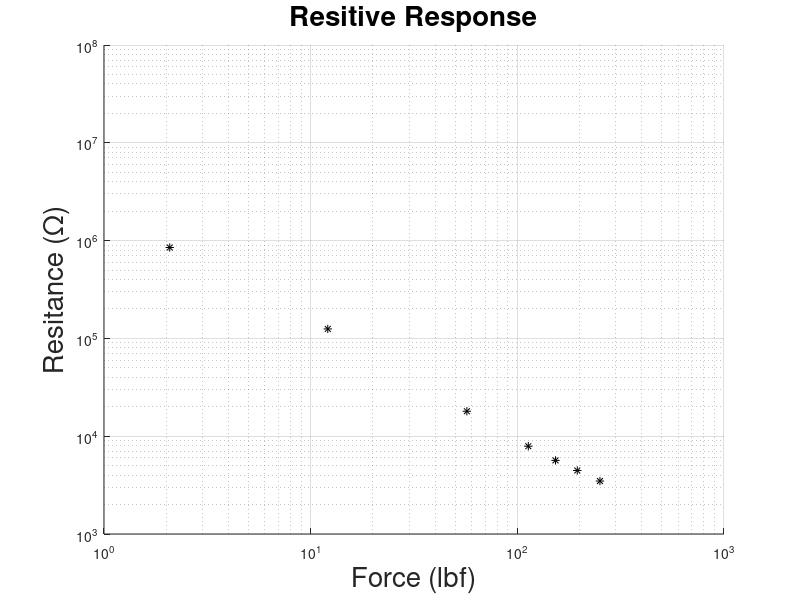
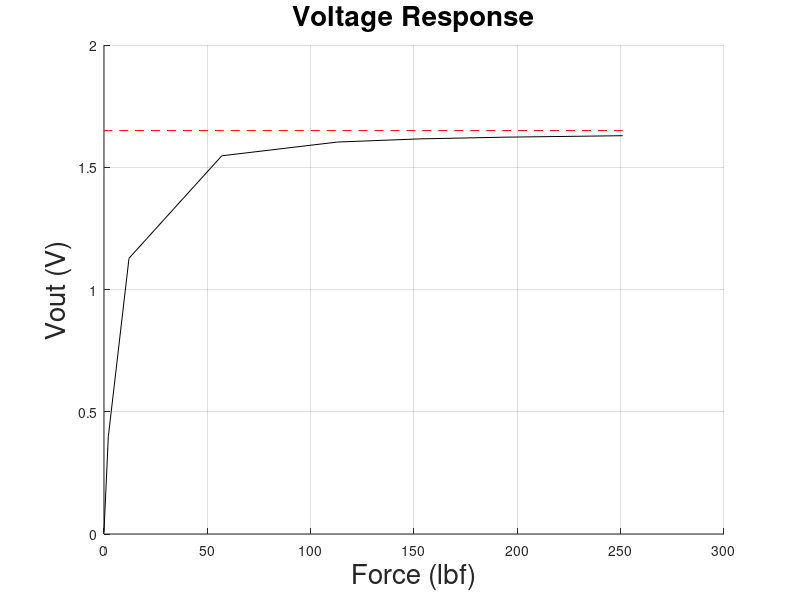
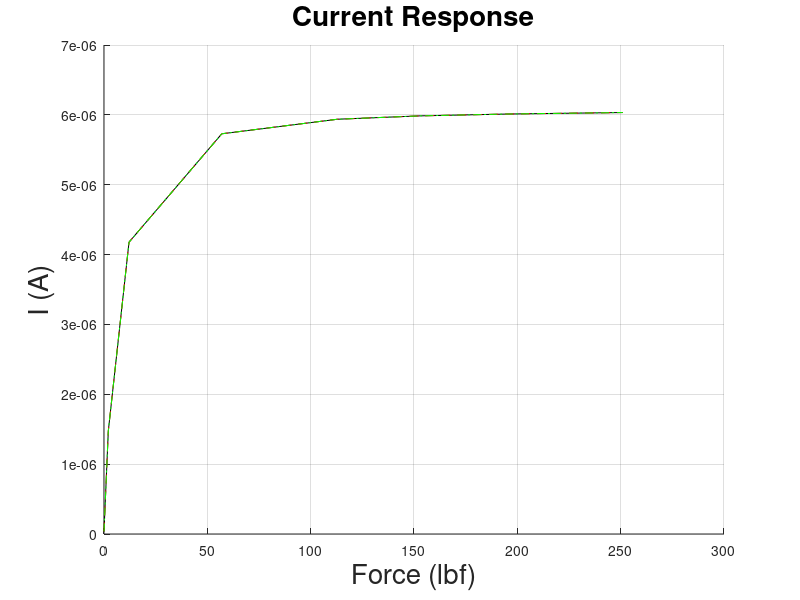

The MATLAB source for these figures, in order:
% -----------------------------------------------------------------------------
% Flexi-force calibration data
%
% April 2015
%
% -----------------------------------------------------------------------------


% -----------------------------------------------------------------------------
% Sensor 1
% -----------------------------------------------------------------------------
S1.force_lbf = [0, 2.08, 12.10, 57.0, 113, 153, 195, 251];
S1.resistance_kOhms = [45000, 850, 125, 18, 7.9, 5.66, 4.46, 3.48];

% System Knowns
Rs = S1.resistance_kOhms*1000;
R = 270e3;
Vref = 1.65;
imax = 2.5e-3;

Vout = (R ./ (R + Rs)) * Vref;
iRs = (Vref - Vout) ./ (Rs);
iR = Vout ./ R;
i = (Vref) ./ (Rs + R);

figure; hold all;
  title('Resitive Response','fontsize',20);
  plot(S1.force_lbf, Rs, '*k')
  set(gca,'xscale','log','yscale','log');
  xlabel('Force (lbf)','fontsize',20);
  ylabel('Resitance (\Omega)','fontsize',20);
  grid on

figure; hold all;
  title('Voltage Response','fontsize',20);
  plot(S1.force_lbf, Vout, '-k')
  plot(S1.force_lbf, Vout.*0 + Vref,'--r')
  xlabel('Force (lbf)','fontsize',20);
  ylabel('Vout (V)','fontsize',20);
  grid on

figure; hold all;
  title('Current Response','fontsize',20);
  plot(S1.force_lbf, iRs, '-k')
  plot(S1.force_lbf, iR, '--r')
  plot(S1.force_lbf, i, '-.g')

  %plot(S1.force_lbf, i.*0 + imax,'--r')
  xlabel('Force (lbf)','fontsize',20);
  ylabel('I (A)','fontsize',20);
  grid on


return

figure; hold all;
  plot(S1.force_lbf, i_Rs);
  plot(S1.force_lbf, i_R,'--');
  plot(S1.force_lbf, i_max + i_R.*0,'--k');
  title('Current Response','fontsize',20);
  xlabel('Force (lbf)','fontsize', 20);
  ylabel('Current (mA)','fontsize',20);
  grid on

return

s = -R*Vref ./ (Rs + R).^2

figure;
  plot(S1.force_lbf, s )
  title('Sensitivity','fontsize',20);
  ylabel('V/lbs','fontsize',20);

return

R = 33;
Rs = S1.resistance_kOhms;
Vadc = 1.8;

% Simulate Voltage Divider 1
Vout1  = (R ./ (R + Rs)) * Vadc;
P_s1 = (Vadc - Vout1).^2 ./ (Rs*1000);
P_r1 = Vout1.^2 ./ (R*1000);




return

% Simulate Voltage Divider 2
Vout2  = (Rs ./ (R + Rs)) * Vadc;
P_s2 = Vout2.^2 ./ (Rs*1000);
P_r2 = (Vadc - Vout2).^2 ./ (R*1000);

figure;
  subplot(211); hold all;
    plot(S1.force_lbf, Vout1, '-k')
    plot(S1.force_lbf, Vout2,'--k')
    plot(S1.force_lbf, S1.force_lbf.*0 + Vadc,'--r')
    xlabel('Force (lbs)','fontsize',20)
    ylabel('Vout','fontsize',20)
    legend('Vout1', 'Vout2', 'Vadc')
    grid on
  subplot(212); hold all;
    plot(S1.force_lbf, P_s1,'-k');
    plot(S1.force_lbf, P_r1,'-r');
    plot(S1.force_lbf, P_s1 + P_r1,'-g');
    plot(S1.force_lbf, P_s2,'--ok');
    plot(S1.force_lbf, P_r2,'--or');
    plot(S1.force_lbf, P_s2 + P_r2,'--og');
    xlabel('Force (lbs)','fontsize',20)
    ylabel('Power (W)','fontsize',20)
    legend('Sensor Power 1', 'Resitor Power 1', 'Total Power 1', ...
           'Sensor Power 2', 'Resitor Power 2', 'Total Power 2', ...
           'location', 'SE')
    grid on

  figure; hold all;
    plot(S1.force_lbf, P_s1,'-k');
    plot(S1.force_lbf, P_r1,'-r');
    plot(S1.force_lbf, P_s1 + P_r1,'-g');
    figure; hold all;
    plot(S1.force_lbf, P_s2,'--k');
    plot(S1.force_lbf, P_r2,'--r');
    plot(S1.force_lbf, P_s2 + P_r2,'--g');
 
return
% -----------------------------------------------------------------------------
% Sensor 2
% -----------------------------------------------------------------------------
S2.force_lbf = [0, 10, 54, 100, 155, 207, 250];
S2.resistance_kOhms = [44000, 113, 16.58, 9.05, 5.82, 4.47, 3.79];

% -----------------------------------------------------------------------------
% Sensor 3
% -----------------------------------------------------------------------------
S3.force_lbf = [2, 12, 62, 103, 156, 215, 260];
S3.resistance_kOhms = [870, 290, 13.66, 7.86, 5.15, 3.72, 3.10];

% -----------------------------------------------------------------------------
% Sensor 4
% -----------------------------------------------------------------------------
S4.force_lbf = [2.5, 14.5, 50, 100, 165, 215, 263];
S4.resistance_kOhms = [730, 92.3, 21, 9.68, 5.97, 4.62, 3.9];

% -----------------------------------------------------------------------------
% Calibration Plot
% -----------------------------------------------------------------------------

figure; hold all;
  plot(S1.force_lbf,S1.resistance_kOhms,'ok')
  plot(S2.force_lbf,S2.resistance_kOhms,'or')
  plot(S3.force_lbf,S3.resistance_kOhms,'oc')
  plot(S4.force_lbf,S4.resistance_kOhms,'og')
  title('Force Sensor Calibration','interpreter','latex','fontsize',20);
  grid on
